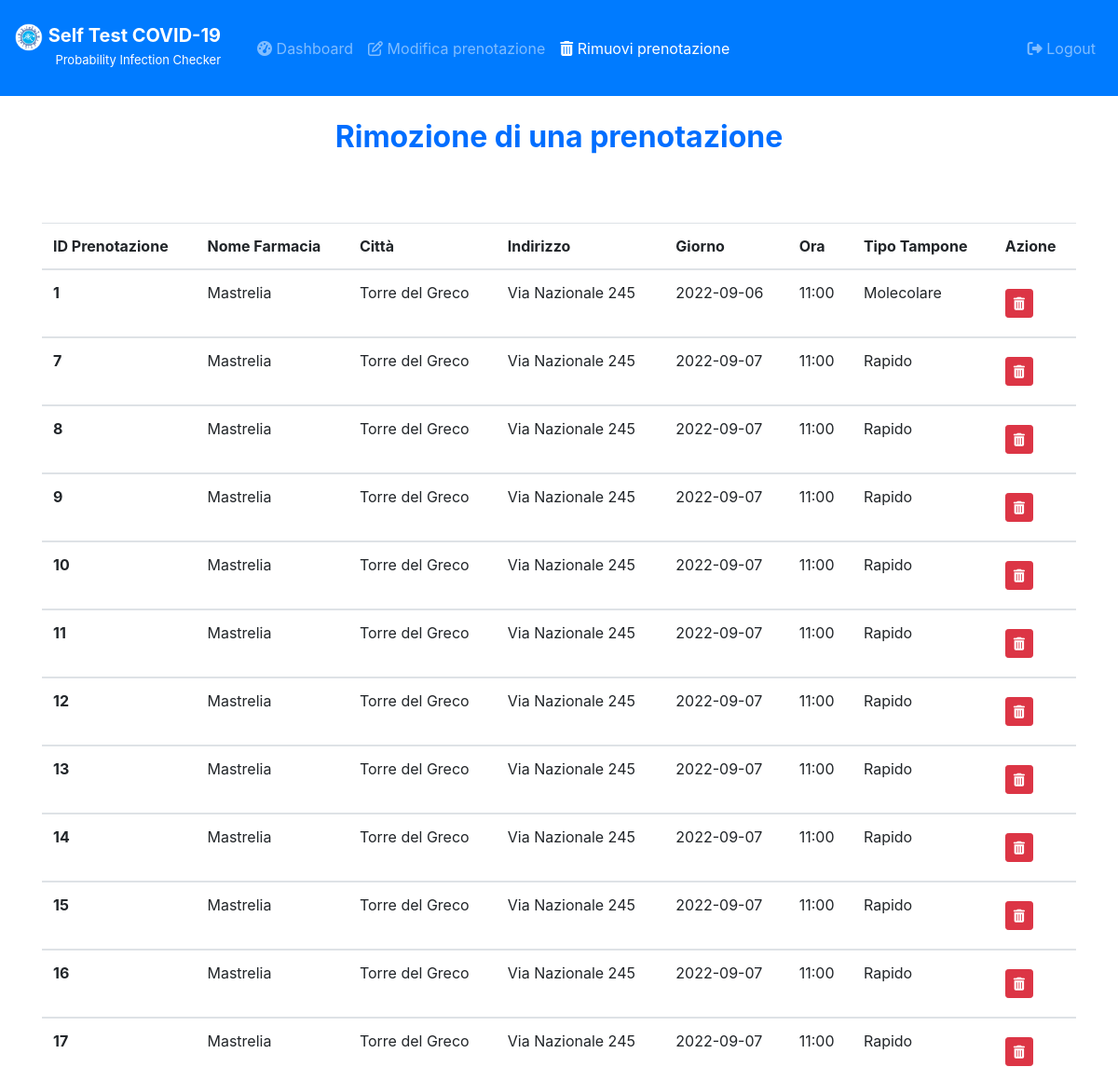
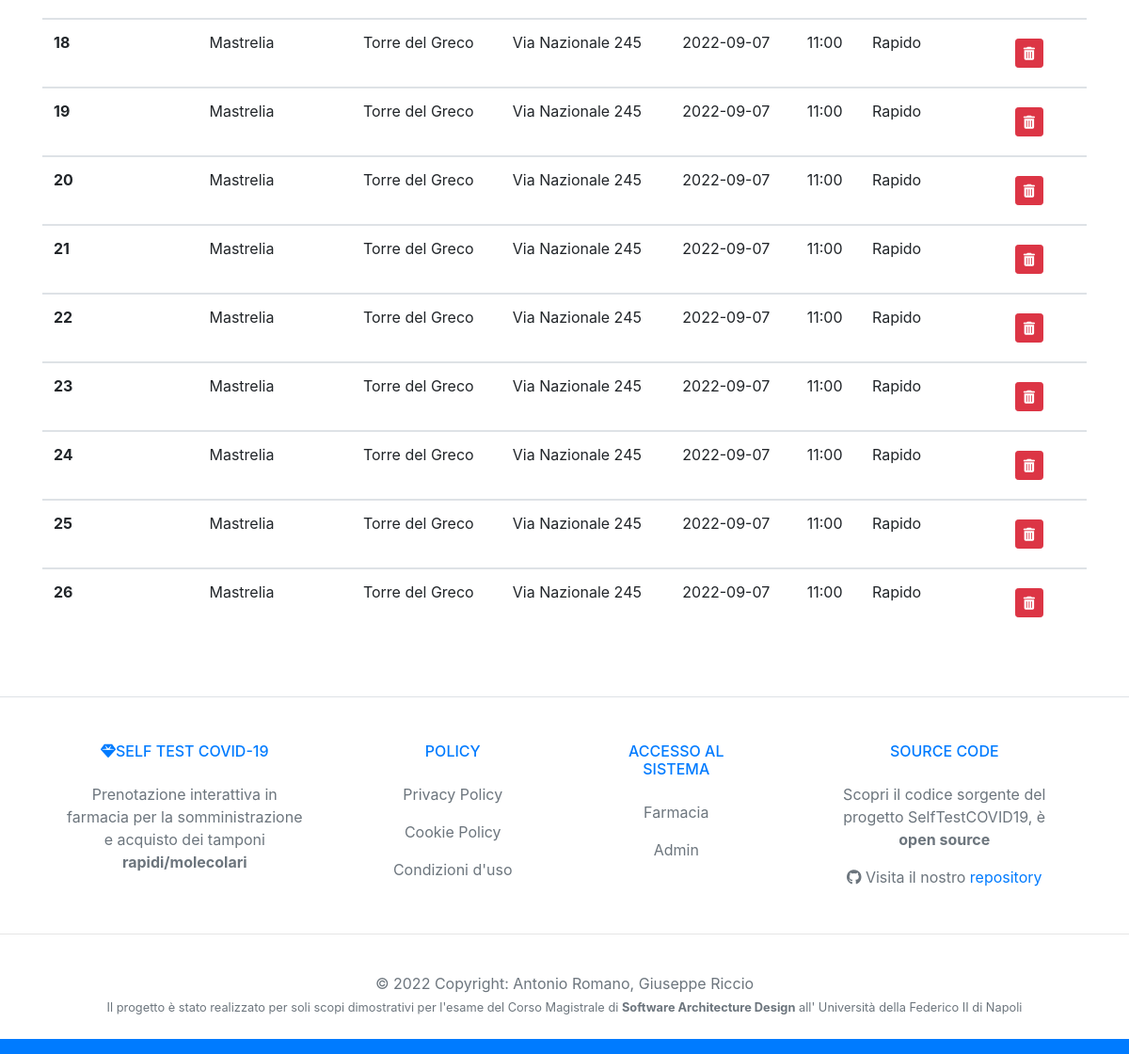
Page /rimozionePrenotazionePaziente (signed in) on the committed database (2 pictures, top to bottom).
### tables this page shows
CREATE TABLE `Prenotazioni` (
	ID INTEGER PRIMARY KEY AUTOINCREMENT,
	Nome VARCHAR(50),
	Cognome VARCHAR(50),
	Email VARCHAR(50),
	CodiceFiscale VARCHAR(36),
	Telefono VARCHAR(10),
	Giorno DATE,
	Ora TIME,
	TipoTampone VARCHAR(10),
	EsitoTampone VARCHAR(20),
	ID_Farmacia INTEGER,
	ID_Paziente INTEGER,
	ID_Tampone INTEGER
);

CREATE TABLE `Farmacie` (
	ID INTEGER PRIMARY KEY AUTOINCREMENT,
	NomeFarmacia VARCHAR(50),
	Citta VARCHAR(50),
	CAP INT(5),
	Indirizzo VARCHAR(50),
	Email VARCHAR(50),
	PWD VARCHAR(50),
	UNIQUE(NomeFarmacia,Email)
);

### controllers/GestionePazienteRegistratoController.py (the view)
def rimozionePrenotazionePaziente():
    msg = ""
    if 'loggedin' in session:
        connection = connectDB()
        prenotazione = connection.execute('SELECT Prenotazioni.ID, NomeFarmacia, Citta, Indirizzo, Giorno, Ora, TipoTampone FROM Prenotazioni INNER JOIN Farmacie ON Prenotazioni.ID_Farmacia = Farmacie.ID AND Prenotazioni.ID_Paziente = ?',(session['id'],)).fetchall()
        connection.close()
    else:
        return redirect('/loginPaziente')
    return render_template('/PazienteRegistratoView/rimozionePrenotazionePaziente.html', prenotazioni=prenotazione, msg=msg)

### models/DB.py (called while the page is built)
def connectDB():
    connection = sqlite3.connect('./models/selftestcovid19.db')
    connection.row_factory = sqlite3.Row
    return connection

### templates/PazienteRegistratoView/rimozionePrenotazionePaziente.html (shortened to what this page needs)
<!doctype html>
<html lang="it">
<head>
  <link rel="stylesheet" href="https://cdnjs.cloudflare.com/ajax/libs/font-awesome/4.7.0/css/font-awesome.min.css">
  <link rel="stylesheet" href="https://stackpath.bootstrapcdn.com/bootstrap/4.3.1/css/bootstrap.min.css">
</head>
<body>
  <nav class="navbar navbar-expand-lg navbar-dark bg-primary">
    <div style="margin-top: 10px; margin-right: 15px;">
      <a class="navbar-brand" href="#">
        <img src="/static/logo.png" width="30" height="30" alt="">
        <span style="margin-top: 10px; color: white; font-size: 20px ;"><b>Self Test COVID-19</b><br>
          <p style="font-size: small; text-align: right;">Probability Infection Checker</p></a></span>
    </div>
    <div class="collapse navbar-collapse" id="navbarSupportedContent">
      <ul class="navbar-nav mr-auto">
        <li class="nav-item">
          <a class="nav-link" href="/dashboardPaziente"><i class="fa fa-tachometer" aria-hidden="true"></i>
            Dashboard</a>
        </li>
        <a class="nav-link" href="/modificaPrenotazionePaziente"><i class="fa fa-pencil-square-o"
            aria-hidden="true"></i> Modifica prenotazione</a>
        <li class="nav-item active">
          <a class="nav-link" href="#"><i class="fa fa-trash" aria-hidden="true"></i> Rimuovi prenotazione</a>
        </li>
      </ul>
      <ul class="navbar-nav ml-auto">
        <li class="nav-item">
          <a class="nav-link" href="/logout"><i class="fa fa-sign-out" aria-hidden="true"></i> Logout</a>
        </li>
      </ul>
    </div>
  </nav>
  <div class="container">
    <center>
      <h2 class="text-center" style="margin: 25px;"><b><span style="color: #006eff;">
            Rimozione di una prenotazione </span></b></h2>
      <div class="d-flex justify-content-center mt-5 table-responsive">
        <table class="table">
          <thead>
            <tr>
            <tr>
              <th scope="col">ID Prenotazione</th>
              <th scope="col">Nome Farmacia</th>
              <th scope="col">Città</th>
              <th scope="col">Indirizzo</th>
              <th scope="col">Giorno</th>
              <th scope="col">Ora</th>
              <th scope="col">Tipo Tampone</th>
              <th scope="col">Azione</th>
            </tr>
            </tr>
          </thead>
          <tbody>
            {% for prenotazione in prenotazioni %}
            <tr>
              <th scope="row">{{ prenotazione.ID }}</th>
              <td>{{ prenotazione.NomeFarmacia }}</td>
              <td>{{ prenotazione.Citta }}</td>
              <td>{{ prenotazione.Indirizzo }}</td>
              <td>{{ prenotazione.Giorno }}</td>
              <td>{{ prenotazione.Ora }}</td>
              <td>{{ prenotazione.TipoTampone }}</td>
              <td>
                <form action="/{{ prenotazione.ID }}/rimuoviPrenotazionePaziente" method="POST">
                  <button type="submit" class="btn btn-danger btn-sm my-2"><i class="fa fa-trash"
                      aria-hidden="true"></i></button>
                </form>
              </td>
            </tr>
          </tbody>
          {% endfor %}
        </table>
      </div>
    </center>
  </div>
</body>
<footer class="text-lg text-lg-start bg-white text-muted">
  <section class="d-flex justify-content-center justify-content-lg-between p-4 border-bottom">
  </section>
  <section class="">
    <div class="container text-center text-md-start mt-5">
      <div class="row mt-3">
        <div class="col-md-3 col-lg-4 col-xl-3 mx-auto mb-4">
          <h6 class="text-uppercase fw-bold mb-4  text-primary">
            <i class="fas fa-gem me-3"></i>Self Test COVID-19
          </h6>
          <p>
            Prenotazione interattiva in farmacia per la somministrazione e acquisto dei tamponi <b>rapidi/molecolari</b>
          </p>
        </div>
        <div class="col-md-2 col-lg-2 col-xl-2 mx-auto mb-4">
          <h6 class="text-uppercase fw-bold mb-4  text-primary">
            Policy
          </h6>
          <p>
            <a href="#!" class="text-reset">Privacy Policy</a>
          </p>
          <p>
            <a href="#!" class="text-reset">Cookie Policy</a>
          </p>
          <p>
            <a href="#!" class="text-reset">Condizioni d'uso</a>
          </p>
        </div>
        <div class="col-md-3 col-lg-2 col-xl-2 mx-auto mb-4">
          <h6 class="text-uppercase fw-bold mb-4  text-primary">
            Accesso al sistema
          </h6>
          <p>
            <a href="/loginFarmacia" class="text-reset">Farmacia</a>
          </p>
          <p>
            <a href="/loginAdmin" class="text-reset">Admin</a>
          </p>
        </div>
        <div class="col-md-4 col-lg-3 col-xl-3 mx-auto mb-md-0 mb-4">
          <h6 class="text-uppercase fw-bold mb-4  text-primary">SOURCE CODE</h6>
          <p>Scopri il codice sorgente del progetto SelfTestCOVID19, è <b>open source</b></p>
          <p><i class="fa fa-github"></i> Visita il nostro <a href="https://github.com/giuseppericcio/SelfTestCovid19">repository</a></p>
        </div>
      </div>
    </div>
  </section>
  <hr>
  <div class="text-center p-4  text-muted" style="background-color: rgba(255, 255, 255, 0.05);">
    © 2022 Copyright:
    <a class="text-muted fw-bold">Antonio Romano, Giuseppe Riccio</a>
    <small id="dateHelp" class="form-text text-muted text-primary">Il progetto è stato realizzato per soli scopi
      dimostrativi per l'esame del Corso Magistrale di <b>Software Architecture Design</b> all' Università della
      Federico II di Napoli</small>
  </div>
</footer>
<nav class="navbar navbar-expand-lg navbar-dark bg-primary">
</nav>
</body>
</html>

### rows in the picture
Prenotazioni: ID "1", NomeFarmacia "Mastrelia", Citta "Torre del Greco", Indirizzo "Via Nazionale 245", Giorno "2022-09-06", Ora "11:00", TipoTampone "Molecolare"
Prenotazioni: ID "7", NomeFarmacia "Mastrelia", Citta "Torre del Greco", Indirizzo "Via Nazionale 245", Giorno "2022-09-07", Ora "11:00", TipoTampone "Rapido"
Prenotazioni: ID "8", NomeFarmacia "Mastrelia", Citta "Torre del Greco", Indirizzo "Via Nazionale 245", Giorno "2022-09-07", Ora "11:00", TipoTampone "Rapido"
Prenotazioni: ID "9", NomeFarmacia "Mastrelia", Citta "Torre del Greco", Indirizzo "Via Nazionale 245", Giorno "2022-09-07", Ora "11:00", TipoTampone "Rapido"
Prenotazioni: ID "10", NomeFarmacia "Mastrelia", Citta "Torre del Greco", Indirizzo "Via Nazionale 245", Giorno "2022-09-07", Ora "11:00", TipoTampone "Rapido"
Prenotazioni: ID "11", NomeFarmacia "Mastrelia", Citta "Torre del Greco", Indirizzo "Via Nazionale 245", Giorno "2022-09-07", Ora "11:00", TipoTampone "Rapido"
Prenotazioni: ID "12", NomeFarmacia "Mastrelia", Citta "Torre del Greco", Indirizzo "Via Nazionale 245", Giorno "2022-09-07", Ora "11:00", TipoTampone "Rapido"
Prenotazioni: ID "13", NomeFarmacia "Mastrelia", Citta "Torre del Greco", Indirizzo "Via Nazionale 245", Giorno "2022-09-07", Ora "11:00", TipoTampone "Rapido"
Prenotazioni: ID "14", NomeFarmacia "Mastrelia", Citta "Torre del Greco", Indirizzo "Via Nazionale 245", Giorno "2022-09-07", Ora "11:00", TipoTampone "Rapido"
Prenotazioni: ID "15", NomeFarmacia "Mastrelia", Citta "Torre del Greco", Indirizzo "Via Nazionale 245", Giorno "2022-09-07", Ora "11:00", TipoTampone "Rapido"
Prenotazioni: ID "16", NomeFarmacia "Mastrelia", Citta "Torre del Greco", Indirizzo "Via Nazionale 245", Giorno "2022-09-07", Ora "11:00", TipoTampone "Rapido"
Prenotazioni: ID "17", NomeFarmacia "Mastrelia", Citta "Torre del Greco", Indirizzo "Via Nazionale 245", Giorno "2022-09-07", Ora "11:00", TipoTampone "Rapido"
Prenotazioni: ID "18", NomeFarmacia "Mastrelia", Citta "Torre del Greco", Indirizzo "Via Nazionale 245", Giorno "2022-09-07", Ora "11:00", TipoTampone "Rapido"
Prenotazioni: ID "19", NomeFarmacia "Mastrelia", Citta "Torre del Greco", Indirizzo "Via Nazionale 245", Giorno "2022-09-07", Ora "11:00", TipoTampone "Rapido"
Prenotazioni: ID "20", NomeFarmacia "Mastrelia", Citta "Torre del Greco", Indirizzo "Via Nazionale 245", Giorno "2022-09-07", Ora "11:00", TipoTampone "Rapido"
Prenotazioni: ID "21", NomeFarmacia "Mastrelia", Citta "Torre del Greco", Indirizzo "Via Nazionale 245", Giorno "2022-09-07", Ora "11:00", TipoTampone "Rapido"
Prenotazioni: ID "22", NomeFarmacia "Mastrelia", Citta "Torre del Greco", Indirizzo "Via Nazionale 245", Giorno "2022-09-07", Ora "11:00", TipoTampone "Rapido"
Prenotazioni: ID "23", NomeFarmacia "Mastrelia", Citta "Torre del Greco", Indirizzo "Via Nazionale 245", Giorno "2022-09-07", Ora "11:00", TipoTampone "Rapido"
Prenotazioni: ID "24", NomeFarmacia "Mastrelia", Citta "Torre del Greco", Indirizzo "Via Nazionale 245", Giorno "2022-09-07", Ora "11:00", TipoTampone "Rapido"
Prenotazioni: ID "25", NomeFarmacia "Mastrelia", Citta "Torre del Greco", Indirizzo "Via Nazionale 245", Giorno "2022-09-07", Ora "11:00", TipoTampone "Rapido"
Prenotazioni: ID "26", NomeFarmacia "Mastrelia", Citta "Torre del Greco", Indirizzo "Via Nazionale 245", Giorno "2022-09-07", Ora "11:00", TipoTampone "Rapido"
